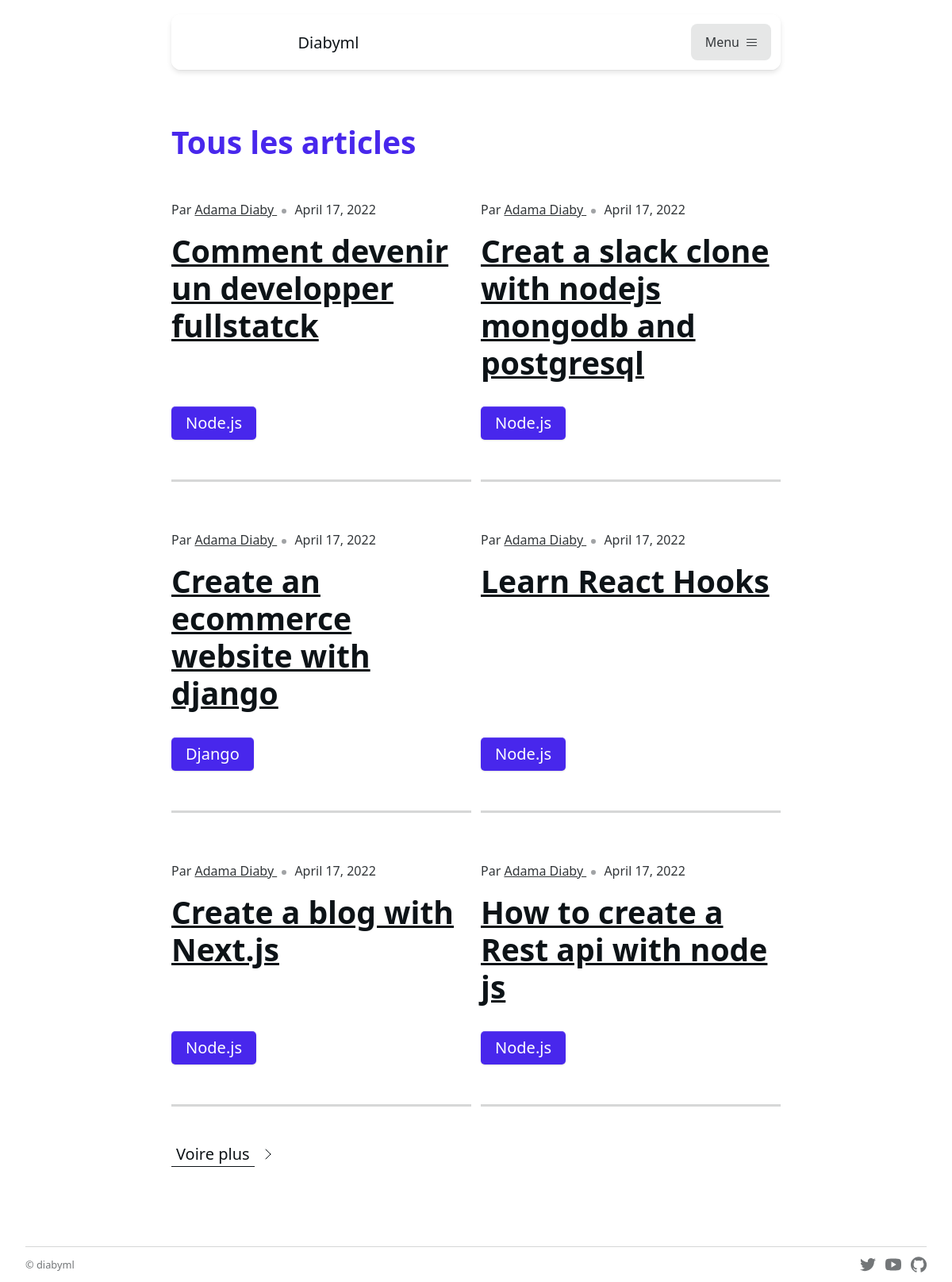
The app's page /articles/ with its own data.
### base/models.py (models this page shows, shortened)
class Article(models.Model):
    title = models.CharField(max_length=250)
    content = models.TextField()
    slug = models.SlugField(max_length=200)
    date = models.DateField(auto_now=True)
    category = models.ForeignKey(Category,null=True,on_delete=models.SET_NULL,related_name="articles")
    author = models.ForeignKey(Author,null=True,on_delete=models.SET_NULL,related_name="articles")
    class Meta:
        ordering = ('-date','-id',)

class Author(models.Model):
    first_name = models.CharField(max_length=200)
    last_name = models.CharField(max_length=200)
    email = models.EmailField(max_length=254)
    bio = models.TextField(null=True, blank=True)
    def __str__(self):
        return f"{self.first_name} {self.last_name}"

class Category(models.Model):
    title = models.CharField(max_length=200)
    slug = models.SlugField(max_length=200)
    class Meta:
        verbose_name = 'Categorie'
    def __str__(self):
        return f"{self.title}"

### base/views.py (the view)
# urls.py: path('articles/',views.ArticlesView.as_view(),name='articles'),
class ArticlesView(ListView):
    model = Article
    template_name = 'base/articles.html'
    context_object_name = 'articles'
    def get_context_data(self,*args, **kwargs):
        context = super(ArticlesView, self).get_context_data(*args, **kwargs)
        categories = Category.objects.all()
        context['categories'] = categories
        return context

### base/templates/base/articles.html (shortened to what this page needs)
{% extends 'base.html' %}
{% block content %}
<div class="container max-width-adaptive-sm">
  <div>
    <h2 class="color-primary">Tous les articles</h2>
    <div class="grid gap-xs">
      {% for article in articles %}
      {% include "base/includes/article.html"%} {% endfor %}
      <div class="margin-top-md">
        <a class="link-fx-1 color-contrast-higher" href="/">
          <span>Voire plus</span>
          <svg class="icon" viewBox="0 0 32 32" aria-hidden="true">
            <g
              fill="none"
              stroke="currentColor"
              stroke-linecap="round"
              stroke-linejoin="round"
            >
              <circle cx="16" cy="16" r="15.5" />
              <line x1="10" y1="18" x2="16" y2="12" />
              <line x1="16" y1="12" x2="22" y2="18" />
            </g>
          </svg>
        </a>
      </div>
    </div>
  </div>
</div>
{% endblock %}

### base/templates/base/includes/article.html
<article
  class="dml-article flex flex-column justify-between story-v2 padding-y-lg border-bottom border-3 border-contrast-lower col12 col-6@md"
>
  <div>
    <div class="story-v2__meta text-sm margin-bottom-sm">
      <p>
        Par
        <a href="/" rel="author"> {{article.author}} </a>
        <span role="separator"></span>
        <time datetime="2020-05-10"> {{article.date}} </time>
      </p>
    </div>
    <div class="arttext-component">
      <h2 class="story-v2__headline">
        <a href="{% url 'base:article_detail' slug=article.slug %}">
          {{article.title}}
        </a>
      </h2>
    </div>
  </div>
  <div class="margin-top-md">
    <a
      class="btn btn--primary"
      href="{% url 'base:category_articles' slug=article.category.slug %}"
      >{{article.category}}</a
    >
  </div>
</article>

### records on screen
Article: author "Adama Diaby", date "April 17, 2022", title "Comment devenir un developper fullstatck", category "Node.js"
Article: author "Adama Diaby", date "April 17, 2022", title "Creat a slack clone with nodejs mongodb and postgresql", category "Node.js"
Article: author "Adama Diaby", date "April 17, 2022", title "Create an ecommerce website with django", category "Django"
Article: author "Adama Diaby", date "April 17, 2022", title "Learn React Hooks", category "Node.js"
Article: author "Adama Diaby", date "April 17, 2022", title "Create a blog with Next.js", category "Node.js"
Article: author "Adama Diaby", date "April 17, 2022", title "How to create a Rest api with node js", category "Node.js"
